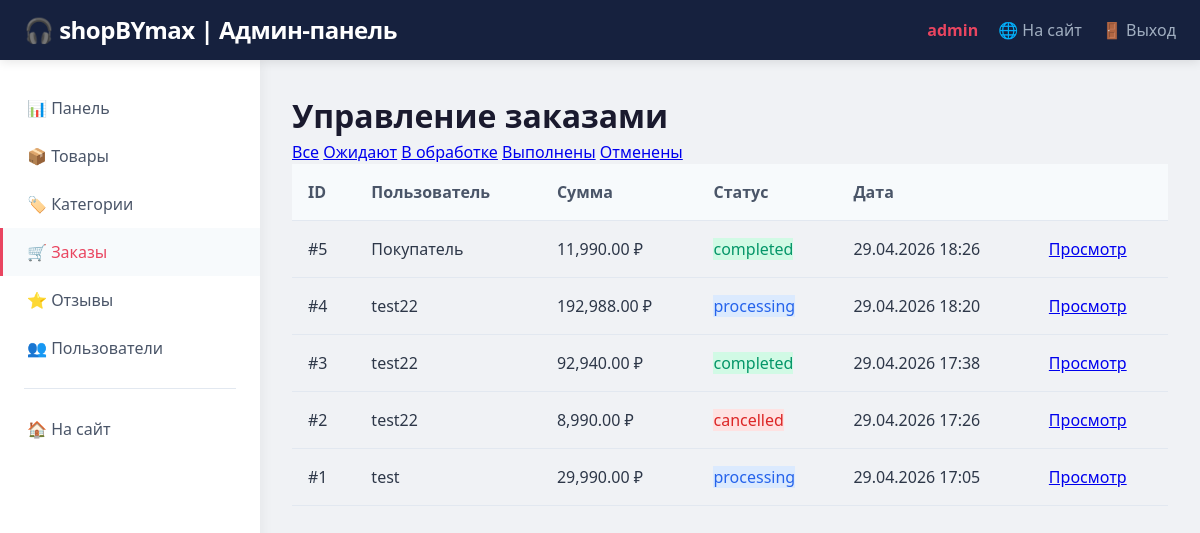
The app's page /admin/orders.php (signed in) with its own data.
### tables this page shows
CREATE TABLE `orders` (
  `order_id` int(11) NOT NULL,
  `user_id` int(11) NOT NULL,
  `total_amount` decimal(10,2) NOT NULL,
  `created_at` datetime DEFAULT current_timestamp(),
  `status` enum('pending','processing','completed','cancelled') DEFAULT 'pending',
  `delivery_address` text DEFAULT NULL,
  `delivery_method` varchar(50) DEFAULT NULL,
  `payment_method` varchar(50) DEFAULT NULL
);

CREATE TABLE `users` (
  `user_id` int(11) NOT NULL,
  `username` varchar(50) NOT NULL,
  `password` varchar(255) NOT NULL,
  `user_role` enum('admin','manager','user') DEFAULT 'user',
  `email` varchar(100) NOT NULL,
  `created_at` datetime DEFAULT current_timestamp(),
  `full_name` varchar(150) DEFAULT NULL,
  `phone` varchar(20) DEFAULT NULL,
  `address` text DEFAULT NULL
);

### admin/orders.php (the view, shortened to what this page needs)
<?php
require_once '../includes/db.php';
$status_filter = isset($_GET['status']) ? $_GET['status'] : '';
$page = isset($_GET['page']) ? (int)$_GET['page'] : 1;
$limit = 20;
$offset = ($page - 1) * $limit;
$sql = "SELECT o.*, u.username FROM orders o JOIN users u ON o.user_id = u.user_id";
$sql .= " ORDER BY o.created_at DESC LIMIT ? OFFSET ?";
$stmt = $conn->prepare($sql);
if ($status_filter) {
    $stmt->bind_param("sii", $status_filter, $limit, $offset);
} else {
    $stmt->bind_param("ii", $limit, $offset);
}
$stmt->execute();
$orders = $stmt->get_result();
include 'includes/admin_header.php';
?>
<div class="admin-orders">
    <h1>Управление заказами</h1>
    <div class="filters">
        <a href="orders.php" class="btn-small <?= !$status_filter ? 'active' : '' ?>">Все</a>
        <a href="?status=pending" class="btn-small <?= $status_filter == 'pending' ? 'active' : '' ?>">Ожидают</a>
        <a href="?status=processing" class="btn-small <?= $status_filter == 'processing' ? 'active' : '' ?>">В обработке</a>
        <a href="?status=completed" class="btn-small <?= $status_filter == 'completed' ? 'active' : '' ?>">Выполнены</a>
        <a href="?status=cancelled" class="btn-small <?= $status_filter == 'cancelled' ? 'active' : '' ?>">Отменены</a>
    </div>
    <table class="admin-table">
        <thead>
            <tr>
                <th>ID</th>
                <th>Пользователь</th>
                <th>Сумма</th>
                <th>Статус</th>
                <th>Дата</th>
                <th></th>
            </tr>
        </thead>
        <tbody>
            <?php while ($order = $orders->fetch_assoc()): ?>
                <tr>
                    <td>#<?= $order['order_id'] ?></td>
                    <td><?= htmlspecialchars($order['username']) ?></td>
                    <td><?= number_format($order['total_amount'], 2) ?> ₽</td>
                    <td>
                        <span class="status-<?= $order['status'] ?>">
                            <?= $order['status'] ?>
                        </span>
                    </td>
                    <td><?= date('d.m.Y H:i', strtotime($order['created_at'])) ?></td>
                    <td>
                        <a href="order_details.php?id=<?= $order['order_id'] ?>" class="btn-small">Просмотр</a>
                    </td>
                </tr>
            <?php endwhile; ?>
        </tbody>
    </table>
</div>
<?php include 'includes/admin_footer.php'; ?>

### assets/css/style.css (style rules this page uses)
html { overflow-y: scroll; }
body { font-family: 'Segoe UI', Tahoma, Geneva, Verdana, sans-serif; background: #f0f2f5; color: #1a1a2e; line-height: 1.5; }
* { margin: 0; padding: 0; box-sizing: border-box; }
* { transition: all 0.2s ease; }

### admin/includes/admin_header.php (style rules this page uses)
body { background: #f0f2f5; }
.admin-table { width: 100%; border-collapse: collapse; }
.admin-table th { background: #f7fafc; padding: 16px; text-align: left; font-weight: 600; color: #4a5568; border-bottom: 1px solid #e2e8f0; }
.admin-table td { padding: 16px; border-bottom: 1px solid #e2e8f0; color: #2d3748; }
.status-processing { background: #dbeafe; color: #2563eb; }
.status-completed { background: #d1fae5; color: #059669; }
.status-cancelled { background: #fee2e2; color: #dc2626; }

### records on screen
orders: order_id "5", user.username "Покупатель", total_amount "11,990.00", status "completed", created_at "29.04.2026 18:26"
orders: order_id "4", user.username "test22", total_amount "192,988.00", status "processing", created_at "29.04.2026 18:20"
orders: order_id "3", user.username "test22", total_amount "92,940.00", status "completed", created_at "29.04.2026 17:38"
orders: order_id "2", user.username "test22", total_amount "8,990.00", status "cancelled", created_at "29.04.2026 17:26"
orders: order_id "1", user.username "test", total_amount "29,990.00", status "processing", created_at "29.04.2026 17:05"

### other values on screen
$_SESSION['username'] "admin"
